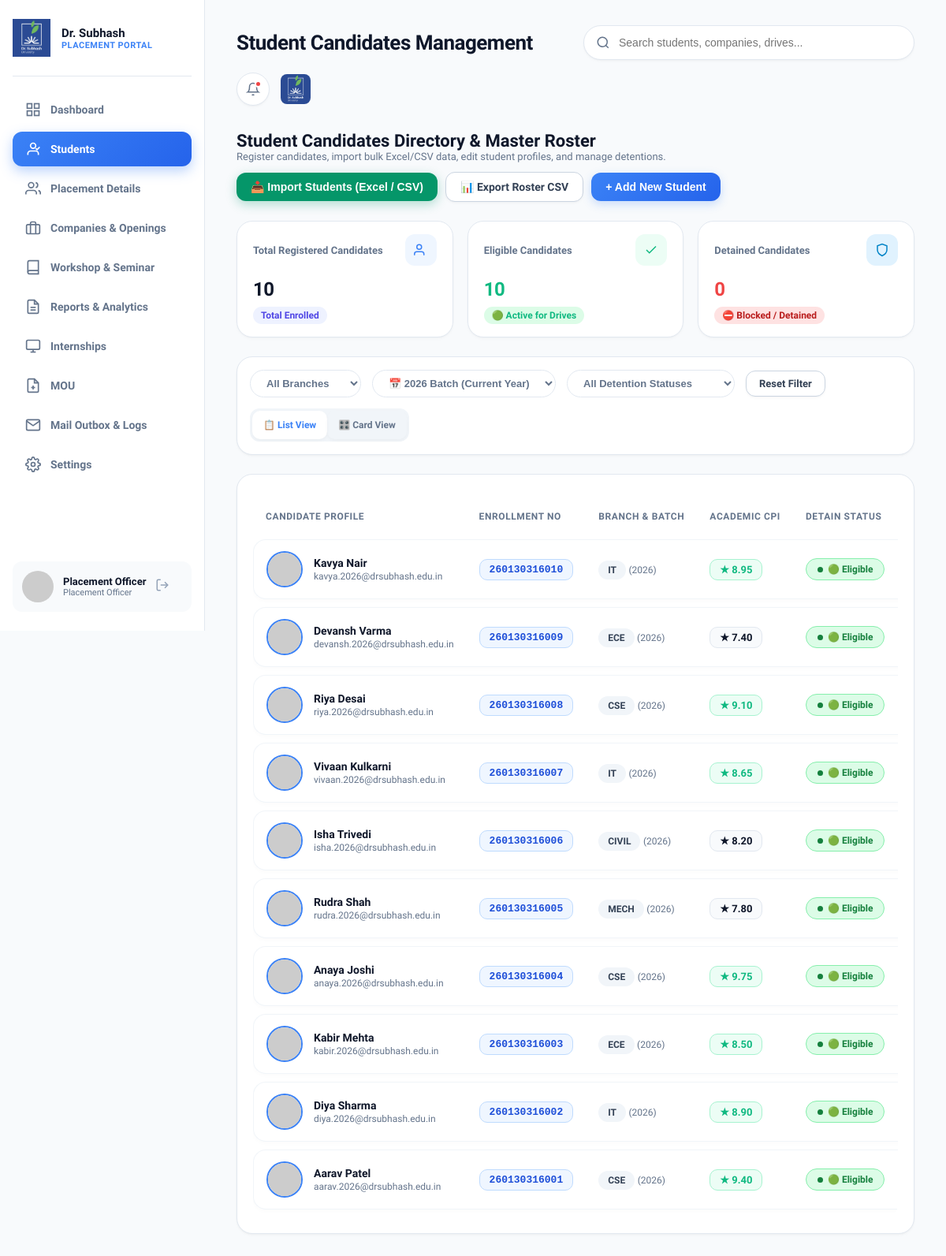
Page /admin/manage_students.php (signed in) on the committed database.
### tables this page shows
CREATE TABLE `students` (
  `id` int(11) NOT NULL AUTO_INCREMENT,
  `user_id` int(11) NOT NULL,
  `enrollment_no` varchar(20) NOT NULL,
  `full_name` varchar(100) NOT NULL,
  `email` varchar(100) NOT NULL,
  `phone` varchar(20) DEFAULT NULL,
  `gender` enum('Male','Female') DEFAULT 'Male',
  `branch` varchar(50) NOT NULL,
  `cpi` decimal(4,2) DEFAULT 0.00,
  `backlogs` int(11) DEFAULT 0,
  `batch_year` int(11) NOT NULL,
  `resume_file` varchar(255) DEFAULT 'default_resume.pdf',
  `profile_photo` varchar(255) DEFAULT 'default_avatar.png',
  `placement_status` enum('In-Process','Placed','Unplaced') DEFAULT 'Unplaced',
  `is_detained` tinyint(1) DEFAULT 0,
  `created_at` timestamp NOT NULL DEFAULT current_timestamp(),
  `current_semester` int(11) DEFAULT 7,
  `linkedin_url` varchar(255) DEFAULT NULL,
  `offer_letter` varchar(255) DEFAULT NULL,
  `placed_companies` varchar(255) DEFAULT NULL,
  `current_package_lpa` decimal(8,2) DEFAULT NULL,
  PRIMARY KEY (`id`),
  UNIQUE KEY `enrollment_no` (`enrollment_no`),
  UNIQUE KEY `email` (`email`),
  KEY `user_id` (`user_id`),
  CONSTRAINT `students_ibfk_1` FOREIGN KEY (`user_id`) REFERENCES `users` (`id`) ON DELETE CASCADE
);

### admin/manage_students.php (the view, shortened to what this page needs)
<?php
$pdo = getDBConnection();
$branchFilter = isset($_GET['branch']) ? sanitize($_GET['branch']) : '';
$currentYear = intval(date('Y'));
$yearParam = isset($_GET['year']) ? sanitize($_GET['year']) : '';
if ($yearParam === 'all' || $yearParam === '0') {
    $yearFilter = 0;
} elseif ($yearParam !== '') {
    $yearFilter = intval($yearParam);
} else {
    $yearFilter = $currentYear;
}
$detainFilter = isset($_GET['detained']) ? sanitize($_GET['detained']) : '';
$viewMode = isset($_GET['view']) ? sanitize($_GET['view']) : 'list';
$query = "SELECT * FROM students WHERE 1=1";
$params = [];
if ($yearFilter > 0) { $query .= " AND batch_year = ?"; $params[] = $yearFilter; }
$query .= " ORDER BY id DESC";
$stmt = $pdo->prepare($query);
$stmt->execute($params);
$students = $stmt->fetchAll();
$totalCount = $pdo->query("SELECT COUNT(*) FROM students")->fetchColumn() ?: 0;
$detainedCount = $pdo->query("SELECT COUNT(*) FROM students WHERE is_detained = 1")->fetchColumn() ?: 0;
$eligibleCount = $totalCount - $detainedCount;
include __DIR__ . '/../includes/header.php';
?>
<div class="card-header-flex" style="margin-bottom: 24px;">
    <div>
        <h3 style="font-size: 22px; font-weight: 800;">Student Candidates Directory & Master Roster</h3>
        <p style="font-size: 13px; color: var(--text-muted);">Register candidates, import bulk Excel/CSV data, edit student profiles, and manage detentions.</p>
    </div>
    <div style="display: flex; gap: 10px; align-items: center; flex-wrap: wrap;">
        <button class="btn-primary" onclick="openModal('importStudentsModal')" style="display: inline-flex; align-items: center; gap: 8px; border-radius: 12px; padding: 10px 18px; font-weight: 800; background: #059669; border: none; box-shadow: 0 4px 14px rgba(5,150,105,0.3); cursor: pointer;">
            📥 Import Students (Excel / CSV)
        </button>
        <a href="manage_students.php?export_csv=1&branch=<?= urlencode($branchFilter); ?>&year=<?= $yearFilter; ?>&detained=<?= urlencode($detainFilter); ?>" class="btn-secondary" style="display: inline-flex; align-items: center; gap: 8px; border-radius: 12px; padding: 10px 18px; font-weight: 700;">
            📊 Export Roster CSV
        </a>
        <button class="btn-primary" onclick="openModal('addStudentModal')" style="border-radius: 12px; padding: 10px 18px; font-weight: 800; box-shadow: 0 4px 12px rgba(59, 130, 246, 0.25);">
            + Add New Student
        </button>
    </div>
</div>
<div class="kpi-grid" style="grid-template-columns: repeat(3, 1fr); margin-bottom: 24px;">
    <div class="kpi-card" style="padding: 16px 20px;">
        <div class="kpi-top">
            <span class="kpi-title">Total Registered Candidates</span>
            <div class="kpi-icon blue"><svg width="18" height="18" viewBox="0 0 24 24" fill="none" stroke="currentColor" stroke-width="2"><path d="M17 21v-2a4 4 0 0 0-4-4H5a4 4 0 0 0-4 4v2"/><circle cx="9" cy="7" r="4"/></svg></div>
        </div>
        <div class="kpi-value" style="font-size: 24px;"><?= number_format($totalCount); ?></div>
        <span class="kpi-badge info">Total Enrolled</span>
    </div>
    <div class="kpi-card" style="padding: 16px 20px;">
        <div class="kpi-top">
            <span class="kpi-title">Eligible Candidates</span>
            <div class="kpi-icon green"><svg width="18" height="18" viewBox="0 0 24 24" fill="none" stroke="currentColor" stroke-width="2"><polyline points="20 6 9 17 4 12"/></svg></div>
        </div>
        <div class="kpi-value" style="font-size: 24px; color: #10B981;"><?= number_format($eligibleCount); ?></div>
        <span class="kpi-badge up">🟢 Active for Drives</span>
    </div>
    <div class="kpi-card" style="padding: 16px 20px;">
        <div class="kpi-top">
            <span class="kpi-title">Detained Candidates</span>
            <div class="kpi-icon cyan"><svg width="18" height="18" viewBox="0 0 24 24" fill="none" stroke="currentColor" stroke-width="2"><path d="M12 22s8-4 8-10V5l-8-3-8 3v7c0 6 8 10 8 10z"/></svg></div>
        </div>
        <div class="kpi-value" style="font-size: 24px; color: #EF4444;"><?= number_format($detainedCount); ?></div>
        <span class="kpi-badge" style="background:#FEE2E2; color:#B91C1C;">⛔ Blocked / Detained</span>
    </div>
</div>
<div class="table-card" style="padding: 16px; margin-bottom: 24px; display: flex; justify-content: space-between; align-items: center; flex-wrap: wrap; gap: 14px;">
    <form method="GET" style="display: flex; gap: 14px; align-items: center; flex-wrap: wrap;">
        <select name="branch" class="select-pill" onchange="this.form.submit()">
            <option value="">All Branches</option>
        </select>
        <select name="year" class="select-pill" onchange="this.form.submit()">
            <option value="2026" <?= ($yearFilter===2026)?'selected':''; ?>>📅 2026 Batch (Current Year)</option>
        </select>
        <select name="detained" class="select-pill" onchange="this.form.submit()">
            <option value="">All Detention Statuses</option>
        </select>
        <a href="manage_students.php" class="btn-secondary" style="padding: 8px 16px; font-size: 13px;">Reset Filter</a>
    </form>
    <div style="display: flex; background: #F1F5F9; border-radius: 12px; padding: 3px;">
        <a href="manage_students.php?view=list&branch=<?= urlencode($branchFilter); ?>&year=<?= $yearFilter; ?>&detained=<?= urlencode($detainFilter); ?>" class="btn-action-icon" style="border:none; border-radius: 10px; padding: 7px 14px; font-weight: 700; <?= ($viewMode==='list')?'background:white; color:#3B82F6; box-shadow:0 2px 6px rgba(0,0,0,0.06);':'background:transparent; color:#64748B;'; ?>">
            📋 List View
        </a>
        <a href="manage_students.php?view=grid&branch=<?= urlencode($branchFilter); ?>&year=<?= $yearFilter; ?>&detained=<?= urlencode($detainFilter); ?>" class="btn-action-icon" style="border:none; border-radius: 10px; padding: 7px 14px; font-weight: 700; <?= ($viewMode==='grid')?'background:white; color:#3B82F6; box-shadow:0 2px 6px rgba(0,0,0,0.06);':'background:transparent; color:#64748B;'; ?>">
            🎛️ Card View
        </a>
    </div>
</div>
<?php if ($viewMode === 'grid'): ?>
<div class="student-grid-view">
    <?php foreach ($students as $st):
        $photo = ($st['profile_photo'] && $st['profile_photo'] !== 'default_avatar.png' && file_exists(__DIR__ . '/../uploads/' . $st['profile_photo']))
            ? '../uploads/' . $st['profile_photo']
            : 'https://ui-avatars.com/api/?name=' . urlencode($st['full_name']) . '&background=3B82F6&color=ffffff&size=128&bold=true';
    ?>
        <div class="student-card-item" onclick="viewStudentDetails(<?= $st['id']; ?>)" style="cursor: pointer;">
            <div class="student-card-header">
                <img src="<?= $photo; ?>" alt="Avatar" style="width: 52px !important; height: 52px !important; border-radius: 50% !important; object-fit: cover !important;">
                <div class="student-card-info">
                    <h4><?= htmlspecialchars($st['full_name']); ?></h4>
                    <p><?= htmlspecialchars($st['email']); ?></p>
                </div>
            </div>
            <div class="student-card-meta">
                <span class="enrollment-pill"><?= htmlspecialchars($st['enrollment_no']); ?></span>
                <span class="branch-badge"><?= htmlspecialchars($st['branch']); ?> (<?= htmlspecialchars($st['batch_year']); ?>)</span>
                <span class="cpi-pill <?= ($st['cpi']>=8.5)?'high':''; ?>">★ <?= number_format($st['cpi'], 2); ?></span>
                <?php if ($st['is_detained']): ?>
                    <span class="badge-status detained"><span class="status-dot"></span> ⛔ Detained</span>
                <?php else: ?>
                    <span class="badge-status placed"><span class="status-dot"></span> 🟢 Eligible</span>
                <?php endif; ?>
            </div>
            <div class="student-card-actions" onclick="event.stopPropagation()">
                <button class="btn-action-icon reset" onclick='openEditStudentModal(<?= json_encode($st); ?>)' style="padding:6px 12px; background:#F8FAFC; color:#3B82F6; border:1px solid #BFDBFE;">✏️ Edit</button>
                <form method="POST" style="display: inline;" onsubmit="return confirm('<?= ($st['is_detained'] ? 'Undetain student?' : 'DETAIN this student? Student will be blocked from applying to drives.'); ?>');">
                    <input type="hidden" name="action" value="toggle_detain">
                    <input type="hidden" name="student_id" value="<?= $st['id']; ?>">
                    <input type="hidden" name="is_detained" value="<?= $st['is_detained']; ?>">
                    <?php if ($st['is_detained']): ?>
                        <button type="submit" class="btn-action-icon detain" style="padding:6px 12px; background:#FEE2E2; color:#DC2626; border:1px solid #FCA5A5;">⛔ Detained</button>
                    <?php else: ?>
                        <button type="submit" class="btn-action-icon detain" style="padding:6px 12px; background:#F3F4F6; color:#4B5563; border:1px solid #D1D5DB;">Mark Detain</button>
                    <?php endif; ?>
                </form>
                <div style="display: flex; gap: 4px;">
                    <button class="btn-action-icon dossier" onclick="viewStudentDetails(<?= $st['id']; ?>)" style="padding:6px 12px; background:#EFF6FF; color:#2563EB; border:1px solid #BFDBFE;">📄 Dossier</button>
                    <form method="POST" style="display: inline;" onsubmit="return confirm('Delete student candidate account?');">
                        <input type="hidden" name="action" value="delete">
                        <input type="hidden" name="student_id" value="<?= $st['id']; ?>">
                        <button type="submit" class="btn-action-icon delete" style="padding:6px 10px; background:#FFF1F2; color:#E11D48; border:1px solid #FECDD3;">🗑️</button>
                    </form>
                </div>
            </div>
        </div>
    <?php endforeach; ?>
</div>
<?php else: ?>
<div class="table-card" style="padding: 20px;">
    <div class="table-responsive">
        <table class="custom-table" style="width: 100%; border-collapse: separate; border-spacing: 0 10px;">
            <thead>
                <tr>
                    <th style="min-width: 240px; padding: 12px 16px;">Candidate Profile</th>
                    <th style="padding: 12px 16px;">Enrollment No</th>
                    <th style="padding: 12px 16px;">Branch & Batch</th>
                    <th style="padding: 12px 16px;">Academic CPI</th>
                    <th style="padding: 12px 16px;">Detain Status</th>
                </tr>
            </thead>
            <tbody>
                <?php foreach ($students as $st):
                    $photo = ($st['profile_photo'] && $st['profile_photo'] !== 'default_avatar.png' && file_exists(__DIR__ . '/../uploads/' . $st['profile_photo']))
                        ? '../uploads/' . $st['profile_photo']
                        : 'https://ui-avatars.com/api/?name=' . urlencode($st['full_name']) . '&background=3B82F6&color=ffffff&size=128&bold=true';
                ?>
                    <tr onclick="viewStudentDetails(<?= $st['id']; ?>)" style="background: #FFFFFF; border: 1px solid #E2E8F0; border-radius: 16px; cursor: pointer;">
                        <td style="padding: 14px 16px; border-top-left-radius: 16px; border-bottom-left-radius: 16px;">
                            <div style="display: flex !important; align-items: center !important; flex-direction: row !important; gap: 14px !important;">
                                <img src="<?= $photo; ?>" alt="Avatar" style="width: 46px !important; height: 46px !important; border-radius: 50% !important; object-fit: cover !important; border: 2px solid #3B82F6 !important;">
                                <div>
                                    <div style="font-size: 14px; font-weight: 800; color: #0F172A;"><?= htmlspecialchars($st['full_name']); ?></div>
                                    <div style="font-size: 12px; color: #64748B; margin-top: 2px;"><?= htmlspecialchars($st['email']); ?></div>
                                </div>
                            </div>
                        </td>
                        <td style="padding: 14px 16px;">
                            <span class="enrollment-pill"><?= htmlspecialchars($st['enrollment_no']); ?></span>
                        </td>
                        <td style="padding: 14px 16px;">
                            <span class="branch-badge"><?= htmlspecialchars($st['branch']); ?></span>
                            <span style="font-size: 12px; color: var(--text-muted);">(<?= htmlspecialchars($st['batch_year']); ?>)</span>
                        </td>
                        <td style="padding: 14px 16px;">
                            <span class="cpi-pill <?= ($st['cpi']>=8.5)?'high':''; ?>">★ <?= number_format($st['cpi'], 2); ?></span>
                        </td>
                        <td style="padding: 14px 16px;">
                            <?php if ($st['is_detained']): ?>
                                <span class="badge-status detained"><span class="status-dot"></span> ⛔ Detained</span>
                            <?php else: ?>
                                <span class="badge-status placed"><span class="status-dot"></span> 🟢 Eligible</span>
                            <?php endif; ?>
                        </td>
                    </tr>
                <?php endforeach; ?>
            </tbody>
        </table>
    </div>
</div>
<?php endif; ?>
<?php include __DIR__ . '/../includes/footer.php'; ?>

### rows in the picture
students: full_name "Kavya Nair", email "kavya.2026@drsubhash.edu.in", enrollment_no "260130316010", branch "IT", batch_year "2026", cpi "8.95", is_detained 0 (drawn)
students: full_name "Devansh Varma", email "devansh.2026@drsubhash.edu.in", enrollment_no "260130316009", branch "ECE", batch_year "2026", cpi "7.40", is_detained 0 (drawn)
students: full_name "Riya Desai", email "riya.2026@drsubhash.edu.in", enrollment_no "260130316008", branch "CSE", batch_year "2026", cpi "9.10", is_detained 0 (drawn)
students: full_name "Vivaan Kulkarni", email "vivaan.2026@drsubhash.edu.in", enrollment_no "260130316007", branch "IT", batch_year "2026", cpi "8.65", is_detained 0 (drawn)
students: full_name "Isha Trivedi", email "isha.2026@drsubhash.edu.in", enrollment_no "260130316006", branch "CIVIL", batch_year "2026", cpi "8.20", is_detained 0 (drawn)
students: full_name "Rudra Shah", email "rudra.2026@drsubhash.edu.in", enrollment_no "260130316005", branch "MECH", batch_year "2026", cpi "7.80", is_detained 0 (drawn)
students: full_name "Anaya Joshi", email "anaya.2026@drsubhash.edu.in", enrollment_no "260130316004", branch "CSE", batch_year "2026", cpi "9.75", is_detained 0 (drawn)
students: full_name "Kabir Mehta", email "kabir.2026@drsubhash.edu.in", enrollment_no "260130316003", branch "ECE", batch_year "2026", cpi "8.50", is_detained 0 (drawn)
students: full_name "Diya Sharma", email "diya.2026@drsubhash.edu.in", enrollment_no "260130316002", branch "IT", batch_year "2026", cpi "8.90", is_detained 0 (drawn)
students: full_name "Aarav Patel", email "aarav.2026@drsubhash.edu.in", enrollment_no "260130316001", branch "CSE", batch_year "2026", cpi "9.40", is_detained 0 (drawn)

### other values in the picture
$userName "Placement Officer"
$headerTitle "Student Candidates Management"
$totalCount "10"
$eligibleCount "10"
$detainedCount "0"
